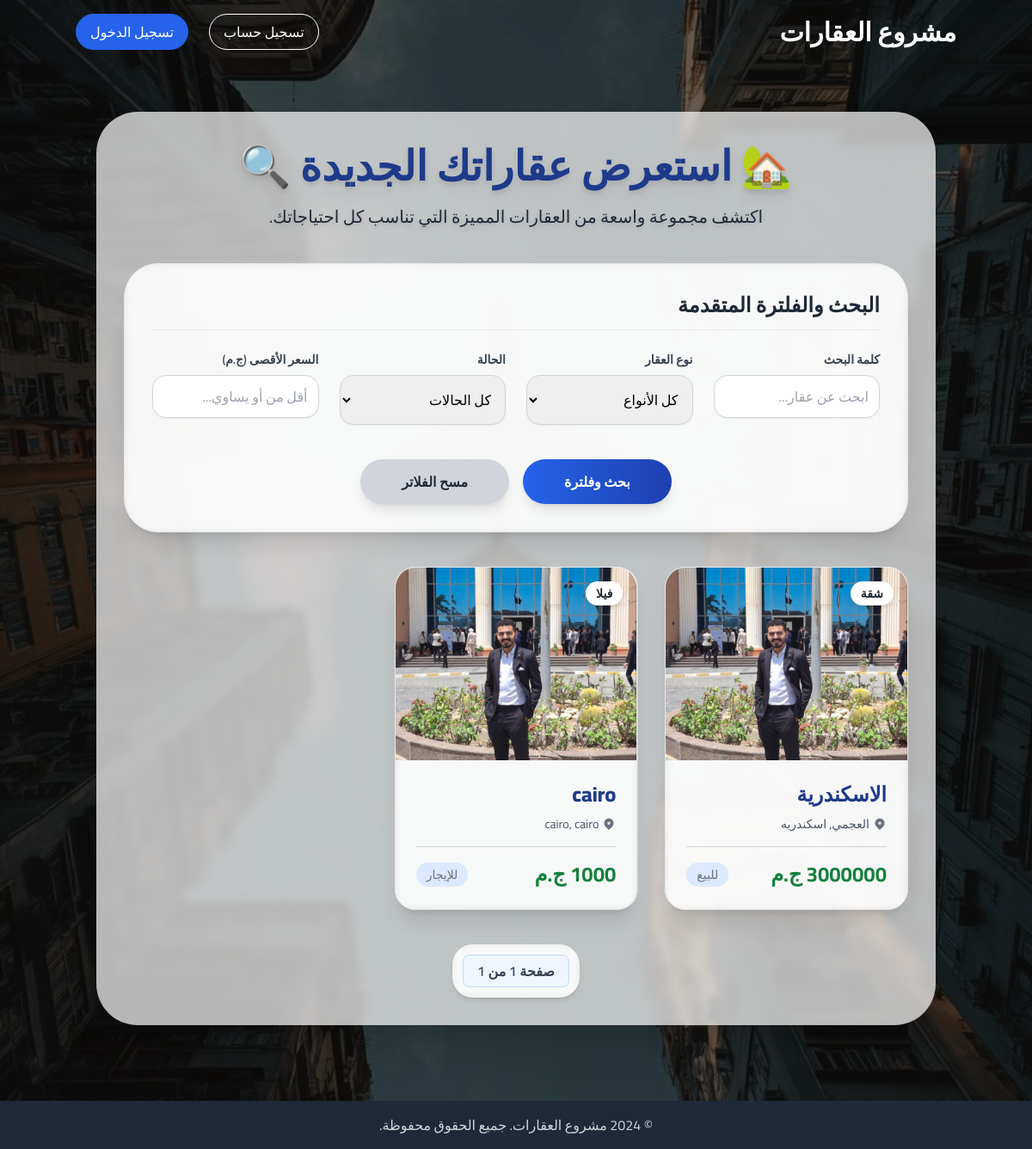
The app's page /, older data.
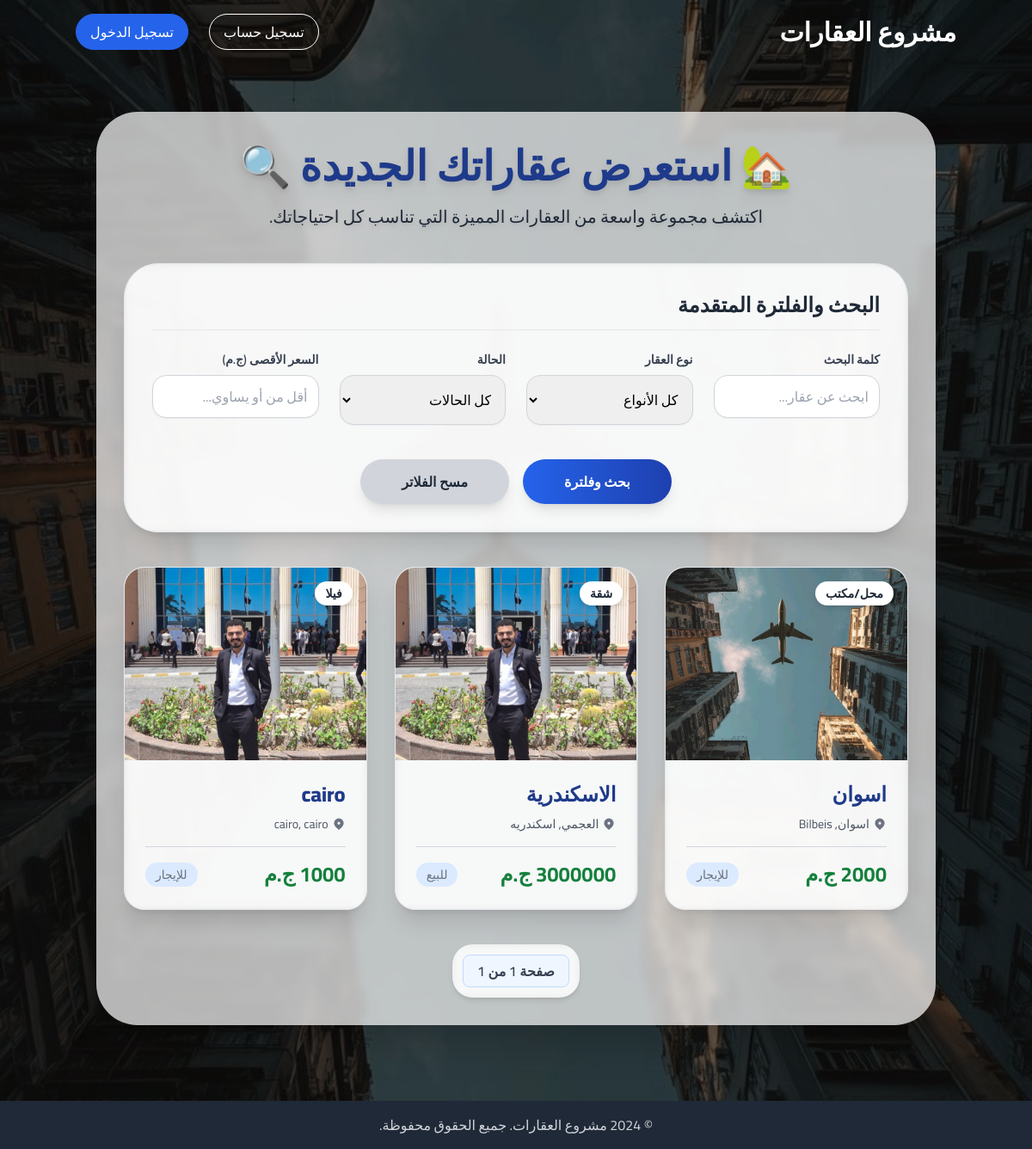
The same page, newer data.
### properties/models.py (models this page shows, shortened)
class Property(models.Model):
    PROPERTY_TYPES = (
        ('apartment', 'شقة'),
        ('villa', 'فيلا'),
        ('land', 'أرض'),
        ('commercial', 'محل/مكتب'),
        ('chalet', 'شاليه'),
        ('other', 'أخرى'),
    )
    PROPERTY_STATUS = (
        ('for_sale', 'للبيع'),
        ('for_rent', 'للإيجار'),
    )
    owner = models.ForeignKey(User, on_delete=models.CASCADE, related_name='properties_owned', verbose_name='المالك')
    title = models.CharField(max_length=200, verbose_name='عنوان العقار')
    description = models.TextField(verbose_name='الوصف')
    property_type = models.CharField(max_length=50, choices=PROPERTY_TYPES, verbose_name='نوع العقار')
    status = models.CharField(max_length=50, choices=PROPERTY_STATUS, verbose_name='الحالة')
    price = models.DecimalField(max_digits=12, decimal_places=2, verbose_name='السعر') # DecimalField للأرقام العشرية زي الأسعار
    area = models.DecimalField(max_digits=10, decimal_places=2, help_text='بالمتر المربع', verbose_name='المساحة')
    bedrooms = models.IntegerField(default=0, verbose_name='عدد غرف النوم')
    bathrooms = models.IntegerField(default=0, verbose_name='عدد الحمامات')
    location_address = models.CharField(max_length=255, verbose_name='العنوان بالتفصيل')
    city = models.CharField(max_length=100, verbose_name='المدينة')
    district = models.CharField(max_length=100, blank=True, null=True, verbose_name='الحي/المنطقة')
    latitude = models.DecimalField(max_digits=22, decimal_places=16, blank=True, null=True, verbose_name='خط العرض')
    longitude = models.DecimalField(max_digits=22, decimal_places=16, blank=True, null=True, verbose_name='خط الطول')
    published_date = models.DateTimeField(default=timezone.now, verbose_name='تاريخ النشر')
    updated_date = models.DateTimeField(auto_now=True, verbose_name='تاريخ التحديث')
    is_published = models.BooleanField(default=True, verbose_name='منشور')
    features = models.ManyToManyField('Feature', blank=True, related_name='properties', verbose_name='المميزات')
    slug = models.SlugField(unique=True, max_length=255, blank=True, verbose_name='الرابط المخصص')
    class Meta:
        verbose_name = 'عقار'
        verbose_name_plural = 'عقارات'
        ordering = ['-published_date'] # ترتيب العقارات تنازلياً حسب تاريخ النشر

### properties/views.py (the view, shortened to what this page needs)
# urls.py: path('', PropertyListView.as_view(), name='property_list'),
class PropertyListView(ListView):
    model = Property
    template_name = 'properties/property_list.html'
    context_object_name = 'properties' # سيتم تغيير هذا لاحقاً في get_context_data
    paginate_by = 6
    def get_queryset(self):
        queryset = Property.objects.filter(is_published=True).order_by('-published_date')
        query = self.request.GET.get('q')
        property_type = self.request.GET.get('property_type')
        if property_type:
            queryset = queryset.filter(property_type=property_type)
        status = self.request.GET.get('status')
        if status:
            queryset = queryset.filter(status=status)
        max_price = self.request.GET.get('max_price')
        if max_price and max_price.isdigit(): # تأكد أنه رقم
            queryset = queryset.filter(price__lte=float(max_price)) # أقل من أو يساوي
        return queryset
    def get_context_data(self, **kwargs):
        context = super().get_context_data(**kwargs)
        context['property_type_choices'] = Property.PROPERTY_TYPES
        context['property_status_choices'] = Property.PROPERTY_STATUS
        properties_with_display_image = []
        for prop in context['object_list']: # object_list يحتوي على العقارات للصفحة الحالية
            display_image_url = "https://placehold.co/600x336/E5E7EB/4B5563?text=لا+توجد+صورة" # صورة افتراضية
            main_image = prop.images.filter(is_main=True).first()
            if main_image:
                display_image_url = main_image.image.url
            elif prop.images.first(): # إذا لم توجد صورة رئيسية، احصل على أول صورة متاحة
                display_image_url = prop.images.first().image.url
            properties_with_display_image.append({
                'property': prop,
                'display_image_url': display_image_url
            })
        context['properties'] = properties_with_display_image # استبدال properties بالقائمة الجديدة
        return context

### properties/templates/properties/property_list.html (shortened to what the changed rows need)
{% extends 'base.html' %}
{% load static %}
{% block content %}
<div class="max-w-6xl mx-auto my-8 p-6 md:p-8 bg-white bg-opacity-70 rounded-[3rem] shadow-2xl backdrop-blur-sm transform transition-all duration-300">
    <div class="text-center mb-10">
        <h1 class="text-5xl font-extrabold text-blue-900 leading-tight mb-4 drop-shadow-lg">
            🏡 استعرض عقاراتك الجديدة 🔍
        </h1>
    </div>
    <div class="bg-white bg-opacity-60 p-8 rounded-[2.5rem] shadow-xl mb-10 border border-gray-200 backdrop-blur-sm">
        <h2 class="text-2xl font-bold text-gray-800 mb-6 border-b pb-3">البحث والفلترة المتقدمة</h2>
    </div>
    {% if properties %}
    <div class="grid grid-cols-1 sm:grid-cols-2 lg:grid-cols-3 gap-8">
        {% for item in properties %}
        {% with property=item.property %}
        <div class="group bg-white bg-opacity-60 rounded-3xl shadow-xl overflow-hidden border border-gray-200 backdrop-blur-sm transition-all duration-500 transform hover:scale-105 hover:shadow-2xl">
            <a href="{% if property.slug %}{% url 'properties:property_detail' property.slug %}{% else %}{% url 'properties:property_detail' property.pk %}{% endif %}" class="block overflow-hidden relative">
                <img src="{{ item.display_image_url }}" alt="{{ property.title }}" class="w-full h-56 object-cover transition-transform duration-500 group-hover:scale-110">
                <div class="absolute top-4 right-4 bg-white text-gray-800 px-3 py-1 rounded-full text-sm font-bold shadow-md">
                    {{ property.get_property_type_display }}
                </div>
            </a>
            <div class="p-6">
                <a href="{% if property.slug %}{% url 'properties:property_detail' property.slug %}{% else %}{% url 'properties:property_detail' property.pk %}{% endif %}" class="text-2xl font-extrabold text-blue-900 hover:text-blue-700 transition-colors duration-300 block mb-2">
                    {{ property.title }}
                </a>
                <p class="text-gray-600 text-sm mb-3 flex items-center transition-colors duration-300 group-hover:text-blue-800">
                    <svg class="w-4 h-4 text-gray-500 ml-1 transition-colors duration-300 group-hover:text-blue-800" fill="currentColor" viewBox="0 0 20 20">
                        <path fill-rule="evenodd" d="M5.05 4.05a7 7 0 119.9 9.9L10 18.9l-4.95-4.95a7 7 0 010-9.9zM10 11a2 2 0 100-4 2 2 0 000 4z" clip-rule="evenodd" />
                    </svg>
                    {{ property.location_address|truncatechars:40 }}, {{ property.city }}
                </p>
                <div class="flex items-center justify-between mt-4 border-t pt-4 border-gray-300">
                    <span class="text-2xl font-bold text-green-700">
                        {{ property.price|floatformat:"0" }} ج.م
                    </span>
                    <span class="text-sm text-gray-500 bg-blue-100 text-blue-800 px-3 py-1 rounded-full">
                        {{ property.get_status_display }}
                    </span>
                </div>
            </div>
        </div>
        {% endwith %}
        {% endfor %}
    </div>
    {% endif %}
</div>
{% endblock %}

Row changes from the older to the newer data that the page shows:
added Property: shows a picture, property.property_type "محل/مكتب", property "اسوان", property.location_address "اسوان", property.city "Bilbeis", property.price "2000", property.status "للإيجار"
